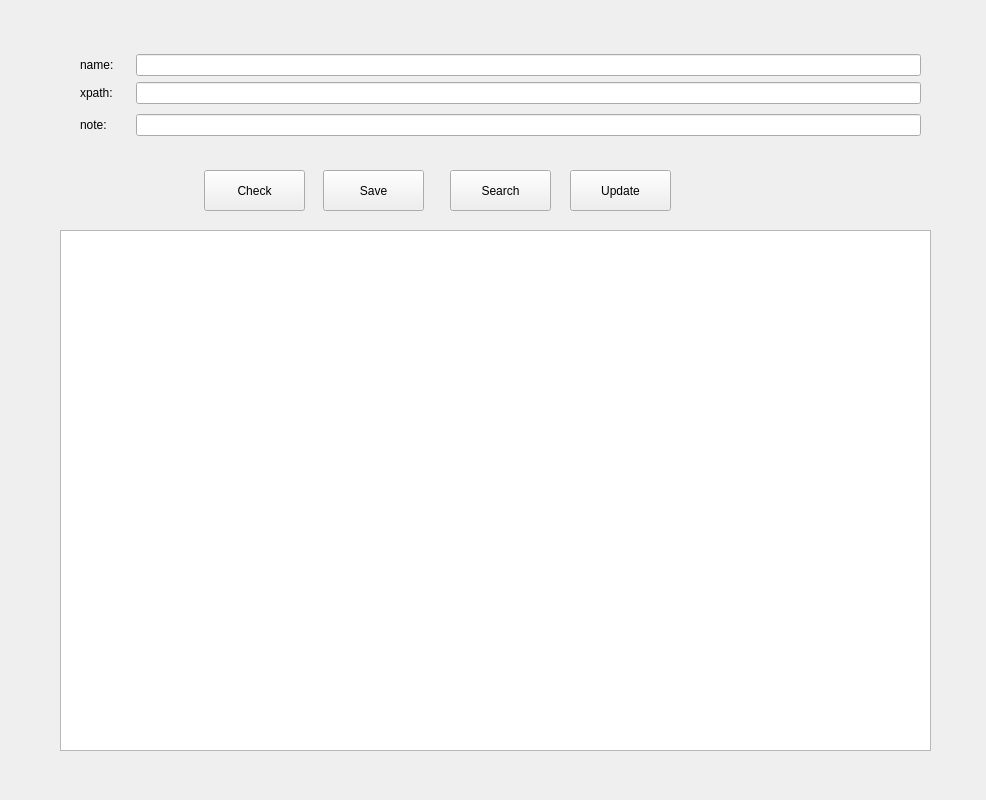
<?xml version="1.0" encoding="UTF-8"?>
<ui version="4.0">
 <class>Form</class>
 <widget class="QWidget" name="Form">
  <property name="enabled">
   <bool>true</bool>
  </property>
  <property name="geometry">
   <rect>
    <x>0</x>
    <y>0</y>
    <width>986</width>
    <height>800</height>
   </rect>
  </property>
  <property name="minimumSize">
   <size>
    <width>0</width>
    <height>800</height>
   </size>
  </property>
  <property name="windowTitle">
   <string>Form</string>
  </property>
  <widget class="QPushButton" name="pushButton">
   <property name="geometry">
    <rect>
     <x>204</x>
     <y>170</y>
     <width>101</width>
     <height>41</height>
    </rect>
   </property>
   <property name="text">
    <string>Check</string>
   </property>
  </widget>
  <widget class="QPushButton" name="pushButton_2">
   <property name="geometry">
    <rect>
     <x>323</x>
     <y>170</y>
     <width>101</width>
     <height>41</height>
    </rect>
   </property>
   <property name="text">
    <string>Save</string>
   </property>
  </widget>
  <widget class="QPushButton" name="pushButton_3">
   <property name="geometry">
    <rect>
     <x>570</x>
     <y>170</y>
     <width>101</width>
     <height>41</height>
    </rect>
   </property>
   <property name="text">
    <string>Update</string>
   </property>
  </widget>
  <widget class="QTextEdit" name="textEdit">
   <property name="geometry">
    <rect>
     <x>60</x>
     <y>230</y>
     <width>871</width>
     <height>521</height>
    </rect>
   </property>
  </widget>
  <widget class="QWidget" name="layoutWidget">
   <property name="geometry">
    <rect>
     <x>80</x>
     <y>50</y>
     <width>841</width>
     <height>91</height>
    </rect>
   </property>
   <layout class="QVBoxLayout" name="verticalLayout_2">
    <item>
     <layout class="QVBoxLayout" name="verticalLayout">
      <item>
       <layout class="QHBoxLayout" name="horizontalLayout">
        <item>
         <widget class="QLabel" name="label">
          <property name="text">
           <string>name:     </string>
          </property>
         </widget>
        </item>
        <item>
         <widget class="QLineEdit" name="lineEdit"/>
        </item>
       </layout>
      </item>
      <item>
       <layout class="QHBoxLayout" name="horizontalLayout_2">
        <item>
         <widget class="QLabel" name="label_2">
          <property name="text">
           <string>xpath:     </string>
          </property>
         </widget>
        </item>
        <item>
         <widget class="QLineEdit" name="lineEdit_2"/>
        </item>
       </layout>
      </item>
     </layout>
    </item>
    <item>
     <layout class="QHBoxLayout" name="horizontalLayout_3">
      <item>
       <widget class="QLabel" name="label_3">
        <property name="text">
         <string>note:       </string>
        </property>
       </widget>
      </item>
      <item>
       <widget class="QLineEdit" name="lineEdit_3"/>
      </item>
     </layout>
    </item>
   </layout>
  </widget>
  <widget class="QPushButton" name="pushButton_4">
   <property name="geometry">
    <rect>
     <x>450</x>
     <y>170</y>
     <width>101</width>
     <height>41</height>
    </rect>
   </property>
   <property name="text">
    <string>Search</string>
   </property>
  </widget>
 </widget>
 <resources/>
 <connections/>
</ui>
